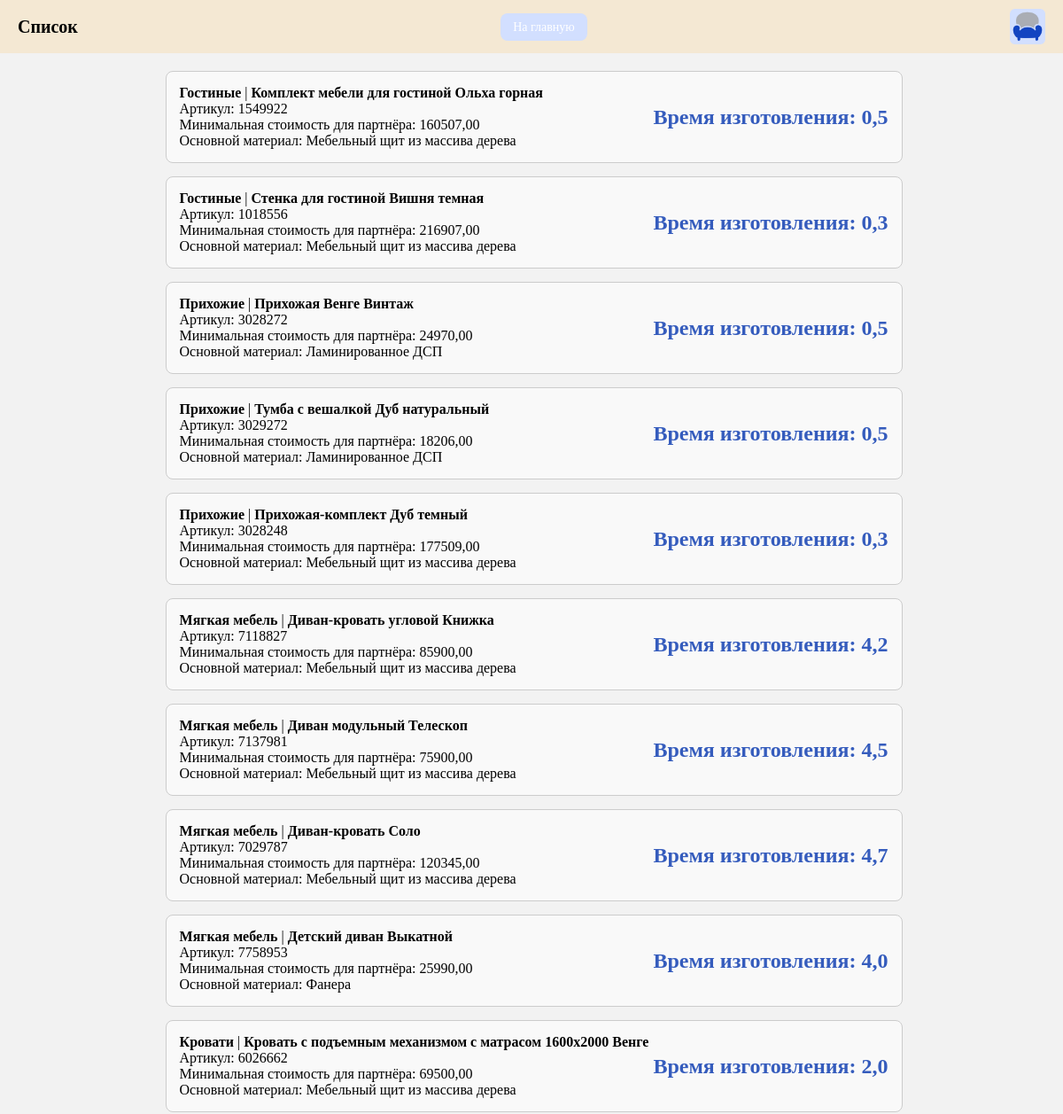
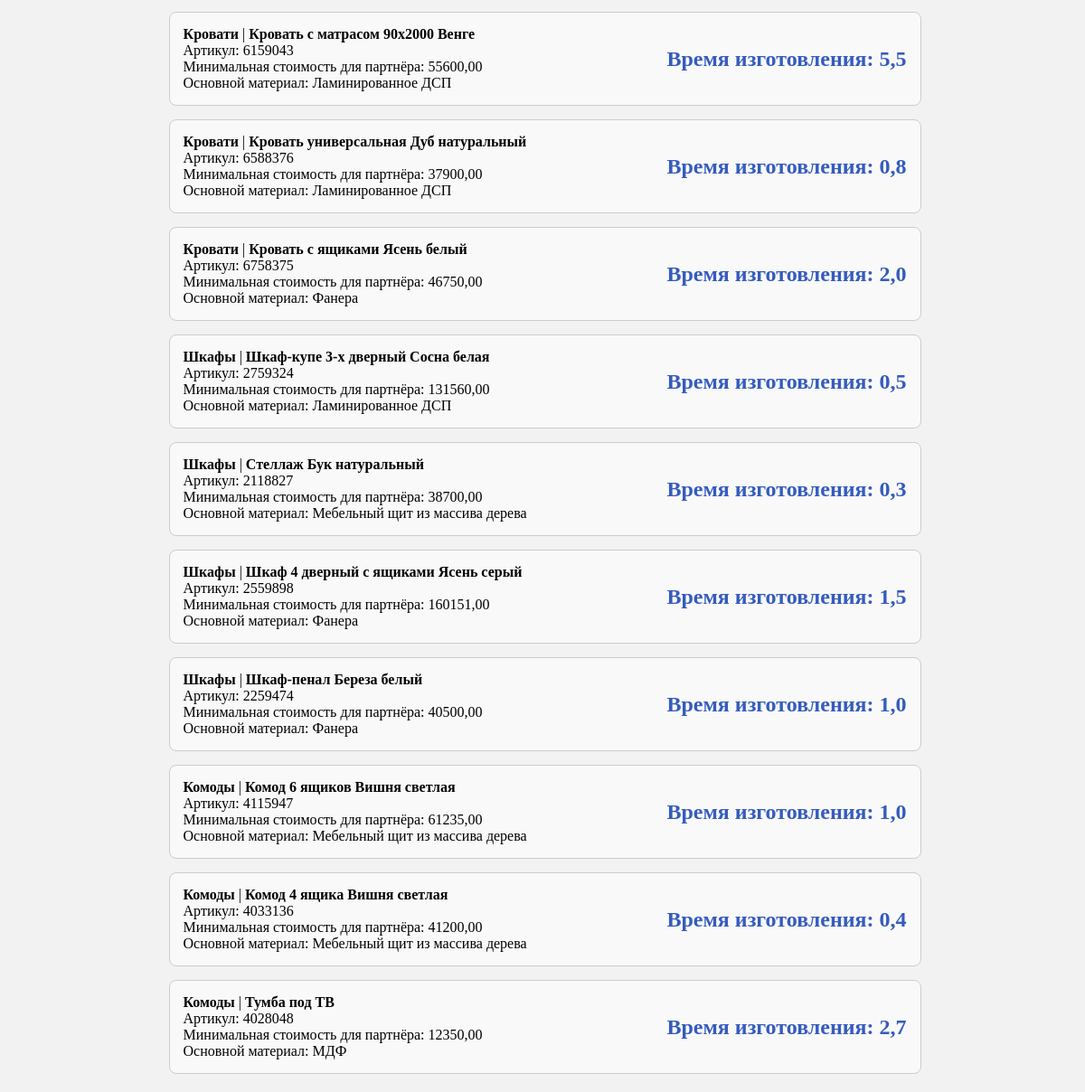
Screenshot of /products/ with the database file from the repository (2 pictures, top to bottom).
### comfort/models.py (models this page shows, shortened)
class Products (models.Model):
    id = models.IntegerField(primary_key=True)
    type = models.ForeignKey(Product_Type, on_delete=models.CASCADE, max_length=100, db_column="type")
    name = models.ForeignKey(Product_Name, on_delete=models.CASCADE, max_length=100, db_column="name")
    article = models.IntegerField(max_length=10)
    min_cost = models.FloatField(max_length=15)
    material = models.ForeignKey(Material_Type, on_delete=models.CASCADE, max_length=100, db_column="material")
    class Meta:
        db_table = "products"
    @property
    def get_time(self):
        summary = Product_Workshop.objects.filter(name=self.name.id).first()
        total = summary.time
        return total

class Product_Type (models.Model):
    id = models.IntegerField(primary_key=True)
    name = models.CharField(max_length=100)
    coef = models.FloatField()
    class Meta:
        db_table = "product_type"

class Product_Name (models.Model):
    id = models.IntegerField(primary_key=True)
    name = models.CharField(max_length=100)
    class Meta:
       db_table = "product_name"

class Material_Type (models.Model):
    id = models.IntegerField(primary_key=True)
    name = models.CharField(max_length=100)
    loss = models.FloatField(max_length=4)
    class Meta:
        db_table = "material_type"

class Product_Workshop (models.Model):
    id = models.IntegerField(primary_key=True)
    name = models.ForeignKey(Product_Name, on_delete=models.CASCADE, max_length=100, db_column="name")
    time = models.FloatField(max_length=40)
    class Meta:
        db_table = "product_workshop"

### comfort/views.py (the view)
# urls.py: path('products/', views.product_list, name='products_list'),
def product_list(request):
    products = Products.objects.all()
    return render(request, 'products/products_list.html', {'products': products})

### comfort/templates/products/products_list.html (shortened to what this page needs)
{% load static %}
<!DOCTYPE html>
<html lang="ru">
<head>
</head>
<body>
    <header>
        <h2>Список </h2>
        <div class="nav-button">
            <a href="{% url 'main_page' %}">На главную</a>
        </div>
        <img src="{% static 'images/comfort.png' %}" alt="Логотип" class="logo">
    </header>
    <div class="content-wrapper">
        <div class="main-container">
            {% for p in products %}
            <div class="products-card">
                <div class="products-info">
                    <div><strong>{{ p.type.name }}</strong> | <strong>{{ p.name.name }}</strong></div>
                    <div>Артикул: {{ p.article }}</div>
                    <div>Минимальная стоимость для партнёра: {{ p.min_cost }}</div>
                    <div>Основной материал: {{ p.material.name }}</div>
                </div>
                <div class="get_time">
                    <div>Время изготовления: {{ p.get_time }}</div>
                </div>
            </div>
            {% empty %}
                <p>Нет данных о партнёрах.</p>
            {% endfor %}
        </div>
    </div>
</body>
</html>

### comfort/templates/products/products_list.html (style rules this page uses)
body { font-family: Candara, regular; margin: 0; padding: 0; background-color: #f2f2f2; height: 100vh; display: flex; flex-direction: column; }
header { background-color: #F4E8D3; padding: 10px 20px; display: flex; justify-content: space-between; align-items: center; }
header h2 { margin: 0; font-size: 20px; }
.logo { height: 40px; }
.nav-button a { text-decoration: none; background-color: #d2dfff; color: white; padding: 8px 14px; border-radius: 8px; font-size: 14px; transition: background-color 0.3s ease; }
.content-wrapper { flex: 1; display: flex; justify-content: center; align-items: center; padding: 20px; }
.main-container { display: flex; flex-direction: column; gap: 15px; }
.products-card { display: flex; justify-content: space-between; border: 1px solid #ccc; padding: 15px; border-radius: 8px; background-color: #f9f9f9; max-width: 800px; width: 100%; }
.products-info { display: flex; flex-direction: column; }
.get_time { font-size: 1.5em; font-weight: bold; color: #355CBD; align-self: center; }

### rows the page displays
Products: type.name "Гостиные", name.name "Комплект мебели для гостиной Ольха горная", article "1549922", min_cost "160507,00", material.name "Мебельный щит из массива дерева", get_time "0,5"
Products: type.name "Гостиные", name.name "Стенка для гостиной Вишня темная", article "1018556", min_cost "216907,00", material.name "Мебельный щит из массива дерева", get_time "0,3"
Products: type.name "Прихожие", name.name "Прихожая Венге Винтаж", article "3028272", min_cost "24970,00", material.name "Ламинированное ДСП", get_time "0,5"
Products: type.name "Прихожие", name.name "Тумба с вешалкой Дуб натуральный", article "3029272", min_cost "18206,00", material.name "Ламинированное ДСП", get_time "0,5"
Products: type.name "Прихожие", name.name "Прихожая-комплект Дуб темный", article "3028248", min_cost "177509,00", material.name "Мебельный щит из массива дерева", get_time "0,3"
Products: type.name "Мягкая мебель", name.name "Диван-кровать угловой Книжка", article "7118827", min_cost "85900,00", material.name "Мебельный щит из массива дерева", get_time "4,2"
Products: type.name "Мягкая мебель", name.name "Диван модульный Телескоп", article "7137981", min_cost "75900,00", material.name "Мебельный щит из массива дерева", get_time "4,5"
Products: type.name "Мягкая мебель", name.name "Диван-кровать Соло", article "7029787", min_cost "120345,00", material.name "Мебельный щит из массива дерева", get_time "4,7"
Products: type.name "Мягкая мебель", name.name "Детский диван Выкатной", article "7758953", min_cost "25990,00", material.name "Фанера", get_time "4,0"
Products: type.name "Кровати", name.name "Кровать с подъемным механизмом с матрасом 1600х2000 Венге", article "6026662", min_cost "69500,00", material.name "Мебельный щит из массива дерева", get_time "2,0"
Products: type.name "Кровати", name.name "Кровать с матрасом 90х2000 Венге", article "6159043", min_cost "55600,00", material.name "Ламинированное ДСП", get_time "5,5"
Products: type.name "Кровати", name.name "Кровать универсальная Дуб натуральный", article "6588376", min_cost "37900,00", material.name "Ламинированное ДСП", get_time "0,8"
Products: type.name "Кровати", name.name "Кровать с ящиками Ясень белый", article "6758375", min_cost "46750,00", material.name "Фанера", get_time "2,0"
Products: type.name "Шкафы", name.name "Шкаф-купе 3-х дверный Сосна белая", article "2759324", min_cost "131560,00", material.name "Ламинированное ДСП", get_time "0,5"
Products: type.name "Шкафы", name.name "Стеллаж Бук натуральный", article "2118827", min_cost "38700,00", material.name "Мебельный щит из массива дерева", get_time "0,3"
Products: type.name "Шкафы", name.name "Шкаф 4 дверный с ящиками Ясень серый", article "2559898", min_cost "160151,00", material.name "Фанера", get_time "1,5"
Products: type.name "Шкафы", name.name "Шкаф-пенал Береза белый", article "2259474", min_cost "40500,00", material.name "Фанера", get_time "1,0"
Products: type.name "Комоды", name.name "Комод 6 ящиков Вишня светлая", article "4115947", min_cost "61235,00", material.name "Мебельный щит из массива дерева", get_time "1,0"
Products: type.name "Комоды", name.name "Комод 4 ящика Вишня светлая", article "4033136", min_cost "41200,00", material.name "Мебельный щит из массива дерева", get_time "0,4"
Products: type.name "Комоды", name.name "Тумба под ТВ", article "4028048", min_cost "12350,00", material.name "МДФ", get_time "2,7"
